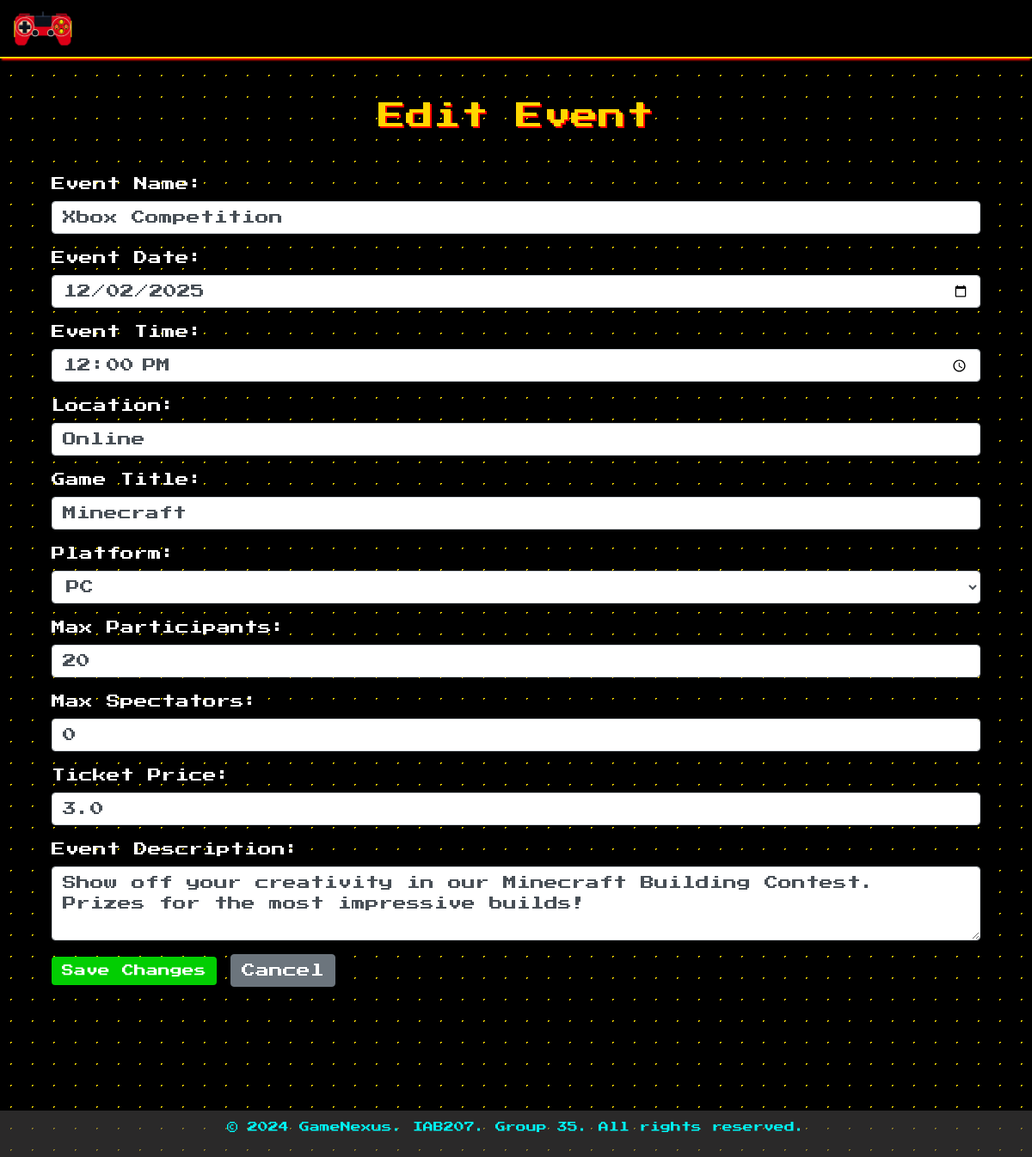
The app's page /edit-event/4 (signed in) with its own data.
### website/models.py (models this page shows, shortened)
class Event(db.Model):
    __tablename__ = 'events'
    id = db.Column(db.Integer, primary_key=True)
    game = db.Column(db.String(100), nullable=False)
    event_type = db.Column(db.String(100), nullable=False)
    description = db.Column(db.Text, nullable=False)
    location = db.Column(db.String(100), nullable=False)
    participants = db.Column(db.Integer, default=0)
    max_participants = db.Column(db.Integer, nullable=False, default=0)
    spectators = db.Column(db.Integer, default=0)
    max_spectators = db.Column(db.Integer, nullable=False, default=0)
    date_time = db.Column(db.DateTime, nullable=False)
    status = db.Column(db.Enum('Open', 'Inactive', 'Sold Out', 'Cancelled', name='event_status'), nullable=False)
    image_url = db.Column(db.String(255))
    created_by_user_id = db.Column(db.Integer, db.ForeignKey('users.id'), nullable=False)
    ticket_price = db.Column(db.Float, nullable=False, default=0.0)
    bookings = db.relationship('Booking', backref='event', lazy=True)
    comments = db.relationship('Comment', backref='event', lazy=True)

### website/views.py (the view, shortened to what this page needs)
@main_bp.route('/edit-event/<int:event_id>', methods=['GET', 'POST'])
@login_required
def edit_event(event_id):
    event = Event.query.get_or_404(event_id)
    if event.created_by_user_id != current_user.id:
        flash('You can only edit your own events.', 'error')
        return redirect(url_for('main.index'))
    event_date = event.date_time.strftime('%Y-%m-%d')
    event_time = event.date_time.strftime('%H:%M')
    return render_template('edit_event.html', event=event,
                         event_date=event_date, event_time=event_time)

### website/templates/edit_event.html (shortened to what this page needs)
{% extends 'base.html' %}
{% block content %}
<div class="section container mt-5 mb-5">
    <h2 class="text-center">Edit Event</h2>
    <button class="navbar-toggler" type="button" data-toggle="collapse" data-target="#navbarNav"
    aria-controls="navbarNav" aria-expanded="false" aria-label="Toggle navigation">
    <span class="navbar-toggler-icon"></span>
    </button>
    <form method="POST" enctype="multipart/form-data">
        <div class="form-group">
            <label for="gameTitle">Event Name:</label>
            <input type="text" class="form-control" id="gameTitle" name="gameTitle" value="{{ event.event_type }}" required>
        </div>
        <div class="form-group">
            <label for="eventDate">Event Date:</label>
            <input type="date" class="form-control" id="eventDate" name="eventDate" value="{{ event_date }}" required>
        </div>
        <div class="form-group">
            <label for="eventTime">Event Time:</label>
            <input type="time" class="form-control" id="eventTime" name="eventTime" value="{{ event_time }}" required>
        </div>
        <div class="form-group">
            <label for="eventLocation">Location:</label>
            <input type="text" class="form-control" id="eventLocation" name="eventLocation" value="{{ event.location }}" required>
        </div>
        <div class="form-group">
            <label for="eventType">Game Title:</label>
            <input type="text" class="form-control" id="eventType" name="eventType" value="{{ event.game }}" required>
        </div>
        <div class="form-group">
            <label>Platform:</label>
            <select class="form-control" name="platform" required>
                <option value="PC" {% if event.platform == 'PC' %}selected{% endif %}>PC</option>
            </select>
        </div>
        <div class="form-group">
            <label for="max_participants">Max Participants:</label>
            <input type="number" class="form-control" id="max_participants" name="max_participants"
                   value="{{ event.max_participants }}" min="1" required>
        </div>
        <div class="form-group">
            <label for="spectators">Max Spectators:</label>
            <input type="number" class="form-control" id="spectators" name="spectators"
                   value="{{ event.spectators }}" min="0" required>
        </div>
        <div class="form-group">
            <label for="ticketPrice">Ticket Price:</label>
            <input type="number" class="form-control" id="ticketPrice" name="ticketPrice"
                   value="{{ event.ticket_price }}" step="0.01" min="0" required>
        </div>
        <div class="form-group">
            <label for="eventDescription">Event Description:</label>
            <textarea class="form-control" id="eventDescription" name="eventDescription"
                      rows="3" required>{{ event.description }}</textarea>
        </div>
        <button type="submit" class="btn btn-primary">Save Changes</button>
        <a href="{{ url_for('main.user_detail', user_id=current_user.id) }}" class="btn btn-secondary">Cancel</a>
    </form>
</div>
{% endblock %}

### website/static/style/style.css (style rules this page uses)
html, body { height: 100%; margin: 0; display: flex; flex-direction: column; }
body, .logincard { background-color: #000000; color: #FFFFFF; font-family: 'Press Start 2P', cursive; padding-bottom: 60px; overflow-y: auto; background-image: radial-gradient(circle, #FFD700 1px, transparent 1px); background-size: 25px 25px; flex: 1; }
h1, h2, h3, h4, h5, h6, .navbar-brand { color: #FFD700; text-shadow: 2px 2px #FF0000; text-align: center; }
.btn-primary { background-color: #02ce02; font-size: 14px; border: none; margin-top: auto; }

### records on screen
Event: gameTitle "Xbox Competition", eventLocation "Online", eventType "Minecraft", max_participants "20", spectators "0", ticketPrice "3.0", eventDescription "Show off your creativity in our Minecraft Building Contest. Prizes for the most impressive builds!"
